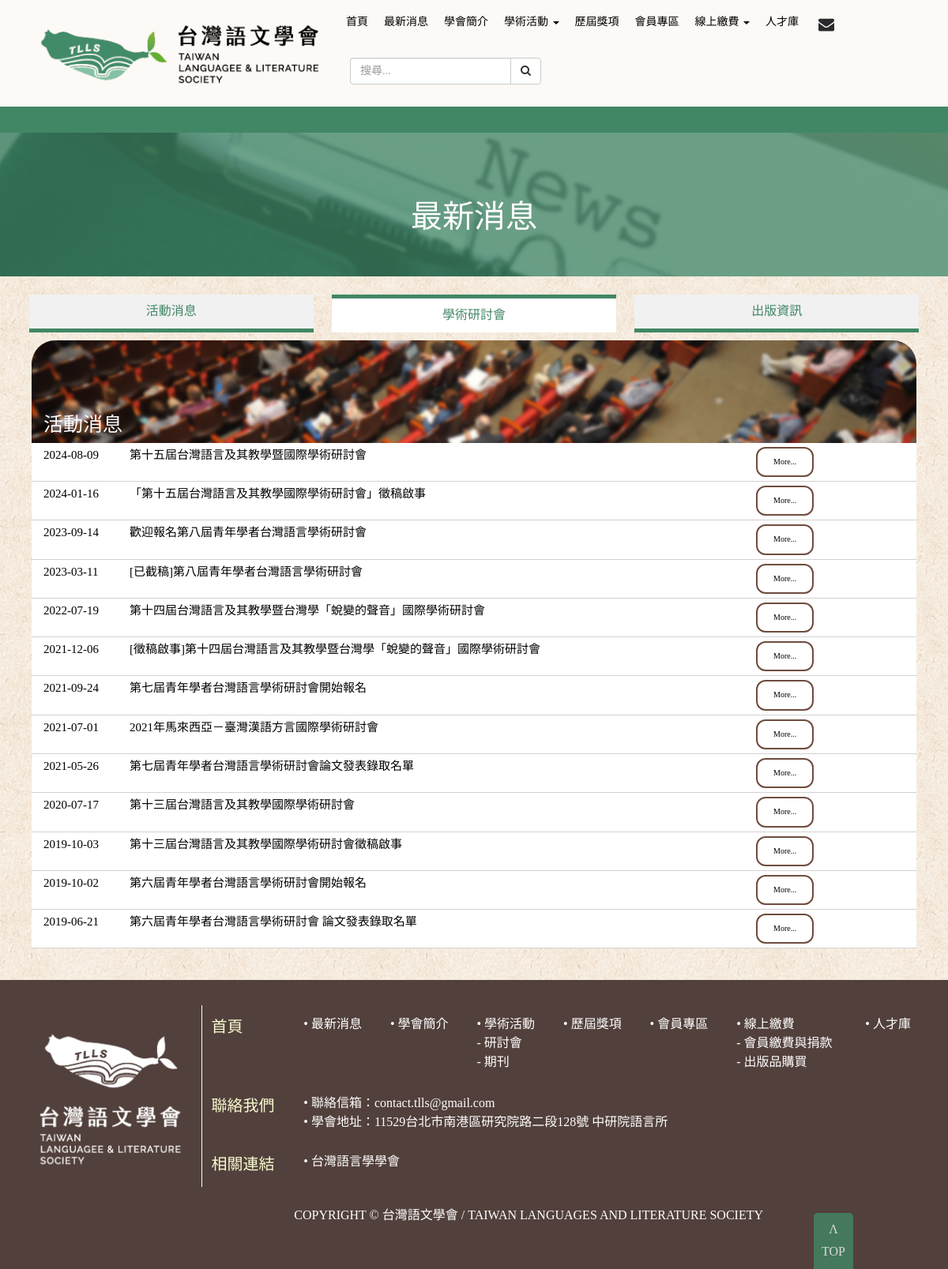
Page /News.php?tab=seminar on the committed database.
### tables this page shows
CREATE TABLE `news` (
  `_ID` int(11) NOT NULL AUTO_INCREMENT,
  `Title` text NOT NULL,
  `Classification` text NOT NULL,
  `url` text NOT NULL,
  `OrderIndex` int(11) NOT NULL,
  `DateTime` date NOT NULL,
  `PostedBy` text NOT NULL,
  `IsShow` tinyint(1) NOT NULL,
  `ShowOnMarquee` tinyint(1) NOT NULL DEFAULT '0',
  `OpenAnotherWindow` tinyint(1) NOT NULL DEFAULT '0',
  `Mode` text NOT NULL,
  PRIMARY KEY (`_ID`)
);

### News.php (the view, shortened to what this page needs)
<!DOCTYPE HTML>
<html>
<head>
	<?php
	$tab = isset($_GET['tab']) ? $_GET['tab'] : 'activity';
	?>
	<link href="css/bootstrap.css" rel="stylesheet" type="text/css" media="all" />
	<link href="css/style.css" rel="stylesheet" type="text/css" media="all" />
</head>
<?php include_once "Conn_SQL.php"; ?>
<body class="AllBODY">
	<?php include_once('Top.php');?>
	<?php include_once('banner.php');?>
	<?php include_once('marquee.php');?>
	<div class="banner-bottom" style="background-image: url(images/news-banner.jpg);">
		<div class="container">
			<div class="video-bottom-grids" style="color:white;text-align:center;height:150px; display:flex; align-items:center; justify-content:center;">
				<text style="font-size:40px;">最新消息</text>
			</div>
		</div>
	</div>
	<br>
	<div class="container tabs" style="color:#418765">
		<div class="tab <?php echo $tab === 'activity' ? 'active' : ''; ?>" onclick="location.href='?tab=activity'">活動消息</div>
		<div class="tab <?php echo $tab === 'seminar' ? 'active' : ''; ?>" onclick="location.href='?tab=seminar'">學術研討會</div>
		<div class="tab <?php echo $tab === 'publication' ? 'active' : ''; ?>" onclick="location.href='?tab=publication'">出版資訊</div>
	</div>
	<div class="container ">
		<div class="video-bottom-grids1">
			<div class="col-md-12 col-sm-12">
					<div class="video-bottom-grid1-before" style="">
					<?php if($tab==="seminar") echo "<img src='images/NewsBanner-conference.jpg' alt=' ' class='img-responsive content' style='height:130px; object-fit: cover; width: 100%;'/>";?>
						<div style="position: absolute; bottom: 0; left: 0; width: 60%; font-size: 25px; padding: 5px 15px; color: white; ">
							<p>活動消息</p>
						</div>
					</div>
					<div class="video-bottom-grid1" >
					<ul class="list" style="font-size: 12pt;">
						<?php
							if($tab==="seminar") $sql = "SELECT * FROM `news` WHERE `IsShow`=1 AND `Classification`='學術研討會' ORDER BY OrderIndex DESC";
							$result = $conn_1->query($sql);
							if ($result->num_rows > 0) {
								while ($row = mysqli_fetch_array($result)) {
									echo "<li style='padding:5px 15px;'>";
									echo "<div style='width:10%;float:left;font-size:15px'>";
									echo "		<a style='color:black'>".$row["DateTime"]."</a>";
									echo "</div>";
									echo "<div style='width:70%;float:left;font-size:15px'>";
									if($row["Mode"]=="File")
										echo "		<a style='color:black' href='Attachment/News/".$row["url"]."' target='".($row["OpenAnotherWindow"]==1?"_blank":"_self")."'>".$row["Title"]."</a>";
									else if($row["Mode"]=="Page")
										echo "		<a style='color:black' href='NewsMasterPage.php?_ID=".$row['_ID']."' target='".($row["OpenAnotherWindow"]==1?"_blank":"_self")."'>".$row["Title"]."</a>";
									else if($row["Mode"]=="Link")
                                		echo "		<a style='color:black' href='".$row["url"]."' target='".($row["OpenAnotherWindow"]==1?"_blank":"_self")."'>".$row["Title"]."</a>";
									echo "</div>";
									echo "<div style='width:20%;float:right;font-size:10px'>";
									if($row["Mode"]=="File")
										echo "　　　<a href='Attachment/News/".$row["url"]."' class='custom-button' target='".($row["OpenAnotherWindow"]==1?"_blank":"_self")."'>more...</a>";
									else if($row["Mode"]=="Page")
										echo "　　　<a href='NewsMasterPage.php?_ID=".$row['_ID']."' class='custom-button' target='".($row["OpenAnotherWindow"]==1?"_blank":"_self")."'>more...</a>";
									else if($row["Mode"]=="Link")
										echo "　　　<a href='".$row["url"]."' target='".($row["OpenAnotherWindow"]==1?"_blank":"_self")."' class='custom-button'>more...</a>";
									echo "</div>";
									echo "</li>";
								}
							}
						?>
					</ul>
					</div>
			</div>
		</div>
		</div>
	<?php include_once('footer.php'); ?>
</body>
</html>

### css/style.css (style rules this page uses)
html, body { font-size: 100%; background: #fff; font-family: CustomFont,"標楷體"; }
p { margin:0; }
h1,h2,h3,h4,h5,h6,a { font-family: CustomFont,"標楷體"; font-weight:100; margin:0; }
ul,label { margin:0; padding:0; }
.banner-bottom { position: relative; padding: 2em 0 0; background-image: url(../images/frontpage-news-bg.jpg); background-size: cover; background-position: center; }
.banner-bottom::before { content: ""; position: absolute; top: 0; left: 0; right: 0; bottom: 0; background-color: rgba(65, 135, 101, 0.5); z-index: 1; }
.banner-bottom > * { position: relative; z-index: 2; }
.video-bottom-grid1 { background-color: #fff; }
.video-bottom-grid1-before { position:relative; }
.video-bottom-grid1 ul li { list-style-type:none; border-bottom:1px solid #D2D2D2; padding: 1em 0; }
.video-bottom-grid1 ul li a { color: #000; font-size:1em; text-decoration: none; font-weight: 400; text-transform:capitalize; transition:.5s all; -webkit-transition:.5s all; -moz-transition:.5s all; -o-transition:.5s all; -ms-transition:.5s all; }

### css/twlls.css (style rules this page uses)
.custom-button { display: inline-block; background-color: white; border: 2px solid #6F4C3E; border-radius: 12px; color: #6F4C3E; font-size: 16px; padding: 10px 20px; text-decoration: none; cursor: pointer; transition: background-color 0.3s, color 0.3s; }
.AllBODY { background-image: url('../images/bg.jpg'); background-size: auto; background-position: center; background-repeat: repeat; }
.tabs { display: flex; justify-content: space-between; }
.tab { flex: 1; text-align: center; padding: 10px; cursor: pointer; background-color: #f1f1f1; border-bottom: 5px solid #418765; margin: 0 1%; position: relative; transition: background-color 0.3s; }
.tab.active { background-color: #fff; border-top: 5px solid #418765; border-bottom: 0px solid #418765; }
.content { border-radius: 30px 30px 0 0; margin-top: 10px; background-color:transparent; }

### rows in the picture
news: DateTime "2024-08-09", Title "第十五屆台灣語言及其教學暨國際學術研討會"
news: DateTime "2024-01-16", Title "「第十五屆台灣語言及其教學國際學術研討會」徵稿啟事"
news: DateTime "2023-09-14", Title "歡迎報名第八屆青年學者台灣語言學術研討會"
news: DateTime "2023-03-11", Title "[已截稿]第八屆青年學者台灣語言學術研討會"
news: DateTime "2022-07-19", Title "第十四屆台灣語言及其教學暨台灣學「蛻變的聲音」國際學術研討會"
news: DateTime "2021-12-06", Title "[徵稿啟事]第十四屆台灣語言及其教學暨台灣學「蛻變的聲音」國際學術研討會"
news: DateTime "2021-09-24", Title "第七屆青年學者台灣語言學術研討會開始報名"
news: DateTime "2021-07-01", Title "2021年馬來西亞－臺灣漢語方言國際學術研討會"
news: DateTime "2021-05-26", Title "第七屆青年學者台灣語言學術研討會論文發表錄取名單"
news: DateTime "2020-07-17", Title "第十三屆台灣語言及其教學國際學術研討會"
news: DateTime "2019-10-03", Title "第十三屆台灣語言及其教學國際學術研討會徵稿啟事"
news: DateTime "2019-10-02", Title "第六屆青年學者台灣語言學術研討會開始報名"
news: DateTime "2019-06-21", Title "第六屆青年學者台灣語言學術研討會 論文發表錄取名單"
